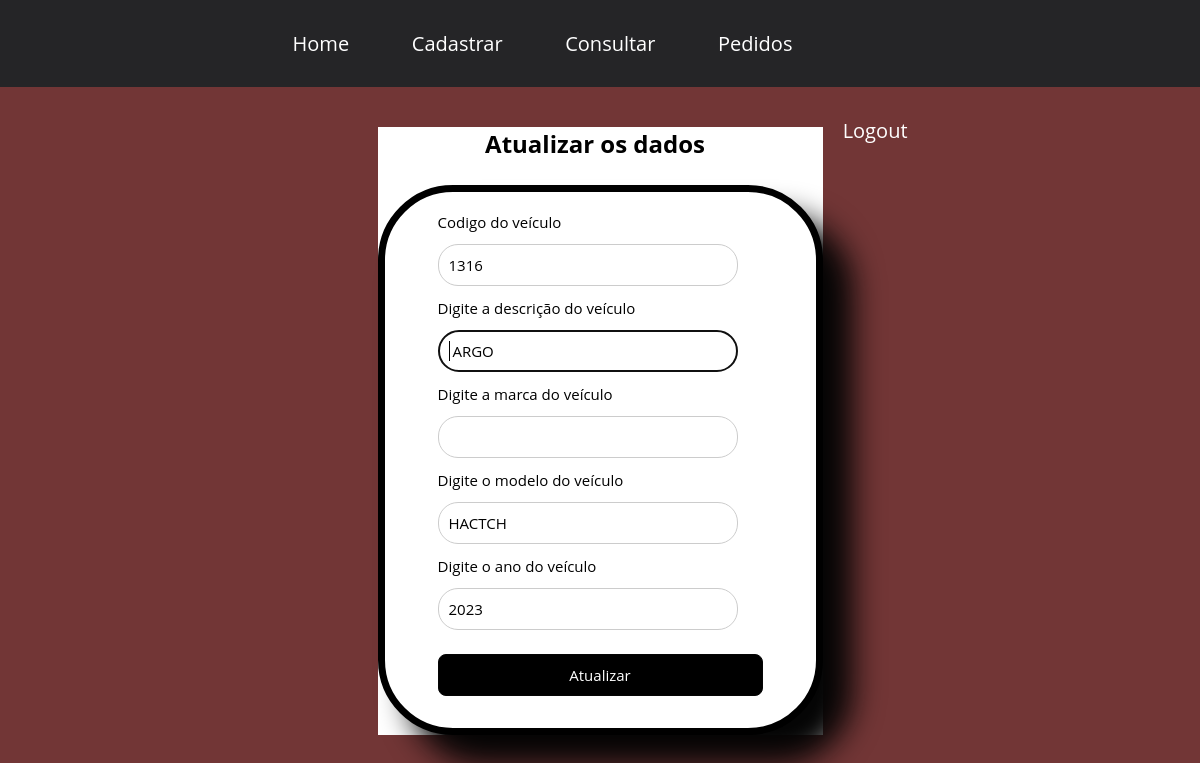
Page /admin/painel/atualizar.php?codigo_veiculo=1316 (signed in) on the committed database.
### tables this page shows
CREATE TABLE `veiculo` (
  `codigo_veiculo` int(11) NOT NULL,
  `modelo_veiculo` varchar(200) NOT NULL,
  `ano_veiculo` varchar(200) NOT NULL,
  `categoria_veiculo` varchar(200) DEFAULT NULL,
  `cor_veiculo` text NOT NULL,
  `descricao_veiculo` varchar(255) DEFAULT NULL,
  `marca_veiculo` varchar(200) DEFAULT NULL,
  `imagem_veiculo` varchar(200) DEFAULT NULL
);

### admin/painel/atualizar.php (the view, shortened to what this page needs)
<?php
    require('../topo_admin.php');
    require('../../conexao.php');
    $codigo_veiculo = $_GET['codigo_veiculo'];
    $select_veiculo = mysqli_query($conexao, "SELECT * FROM veiculo WHERE codigo_veiculo = $codigo_veiculo");
    if (mysqli_num_rows($select_veiculo) > 0) {
        $dados_veiculo = mysqli_fetch_assoc($select_veiculo);
    } else {
        echo "<script> alert ('NÃO EXISTEM VEICULOS CADASTRADOS!');</script>";
        echo "<script> window.location.href='$url_admin/painel';</script>";
    }
?>
<link rel='stylesheet' type='text/css' media='screen' href='../../css/Estilo.css'>
<form id="form_atualizar" name="form_atualizar" class="form_atualizar" method="post" action="">
    <div><h1>Atualizar os dados</h1></div>
    <div class="agrupamento_atualizar">
        <div>
            <div><label>Codigo do veículo</label></div>
            <div><input type="text" id="codigo_veiculo" name="codigo_veiculo" placeholder="000" value="<?php echo $dados_veiculo['codigo_veiculo'];?>" readonly></div>
            <div><label>Digite a descrição do veículo </label></div>
            <div><input type="text" id="descricao_veiculo" name="descricao_veiculo" value="<?php echo $dados_veiculo['descricao_veiculo'];?>" required autofocus></div>
            <div><label>Digite a marca do veículo </label></div>
            <div><input type="text" id="marca_veiculo" name="marca_veiculo" value="<?php echo $dados_veiculo['marca_veiculo'];?>" required autofocus></div>
            <div><label>Digite o modelo do veículo</label></div>
            <div><input type="text" id="modelo_veiculo" name="modelo_veiculo" value="<?php echo $dados_veiculo['modelo_veiculo'];?>" required autofocus></div>
            <div><label>Digite o ano do veículo</label></div>
            <div><input type="text" id="ano_veiculo" name="ano_veiculo" placeholder="0000/0000" value="<?php echo $dados_veiculo['ano_veiculo'];?>" required autofocus></div>
            <div><input type="submit" id="btn_atualizar" name="btn_atualizar" value="Atualizar"></div>
        </div>
    </div>
</form>

### css/Estilo.css (style rules this page uses)
* { margin: 0; padding: 0; font-family: Arial, Helvetica, sans-serif; }
body { background-color: #0d4883; }
html { font-size: 62.5%; }
.form_atualizar { width: 445px; margin: 4rem auto; background-color: #FFF; }
h1 { font-size: 4rem; margin-bottom: 2.5rem; color: #000000; }
.agrupamento_atualizar { display: flex; flex-direction: row; justify-content: space-between; align-items: center; border: 7px solid #000000; padding: 2rem; border-radius: 75px; box-shadow: 30px 30px 30px #050505; background-color: #FFF; }
label, input[type="text"], input[type="password"],input[type="submit"] { font-size: 1.5rem; }
input[type="text"], input[type="password"] { width: 300px; padding: 1.0rem; margin-top: 1.2rem; margin-bottom: 1.2rem; border: 1px solid #CCC; border-radius: 20px; }
input[type="submit"] { color: #FFF; width: 325px; padding: 1.0rem; margin-top: 1.2rem; margin-bottom: 1.2rem; border: 1px solid #CCC; border-radius: 8px; background: #000000; border: 0; border: 1px solid rgb(5, 5, 5); border-radius: 8px; cursor: pointer; }
* { margin: 0 auto; padding: 0; box-sizing: border-box; font-family: 'Open Sans', sans-serif; }
body { font-family: Arial, sans-serif; background-color: #723636; }
h1 { font-size: 24px; margin-top: 0; text-align: center; }

### rows in the picture
veiculo: codigo_veiculo "1316", descricao_veiculo "ARGO", modelo_veiculo "HACTCH", ano_veiculo "2023"
